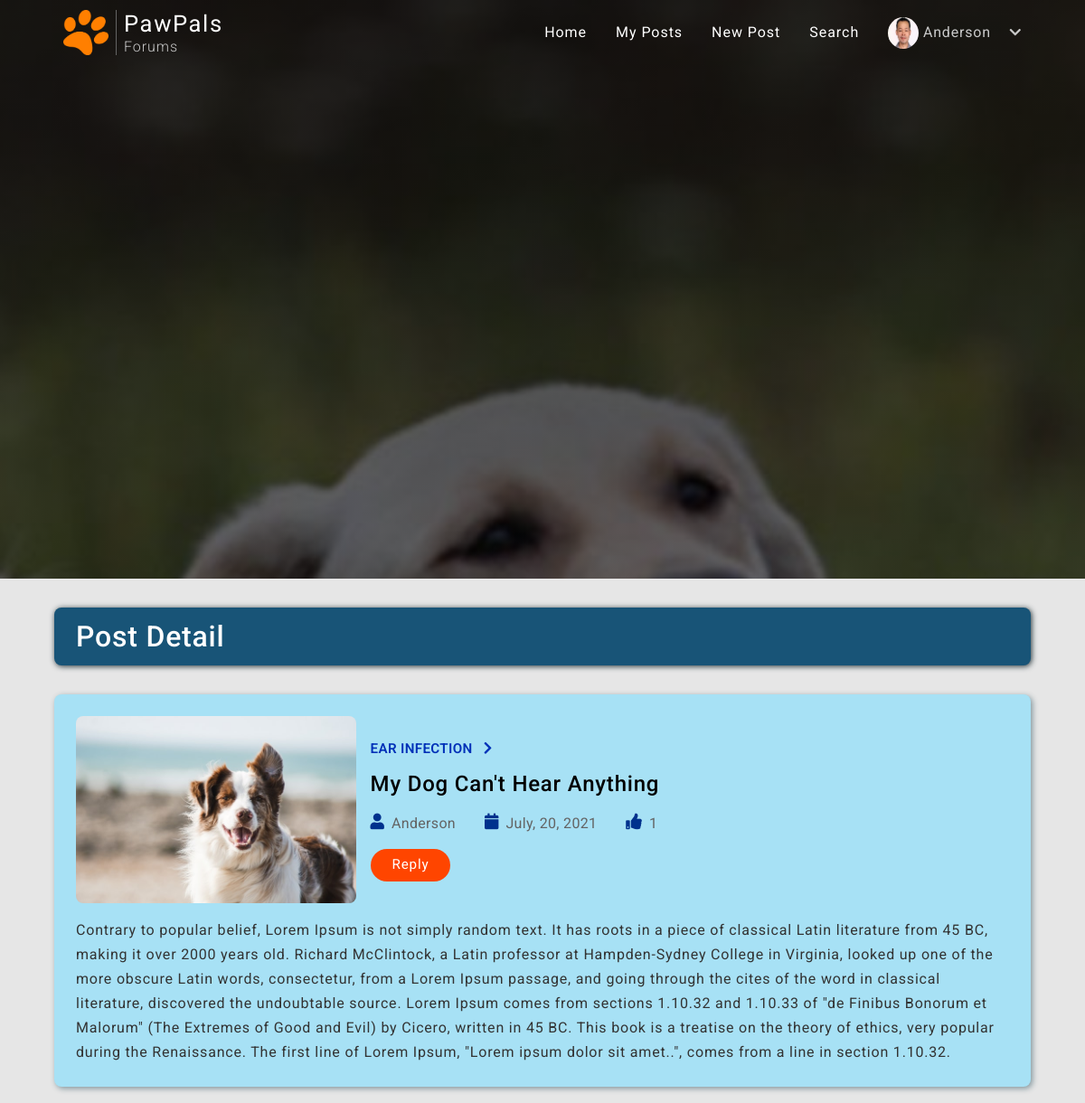
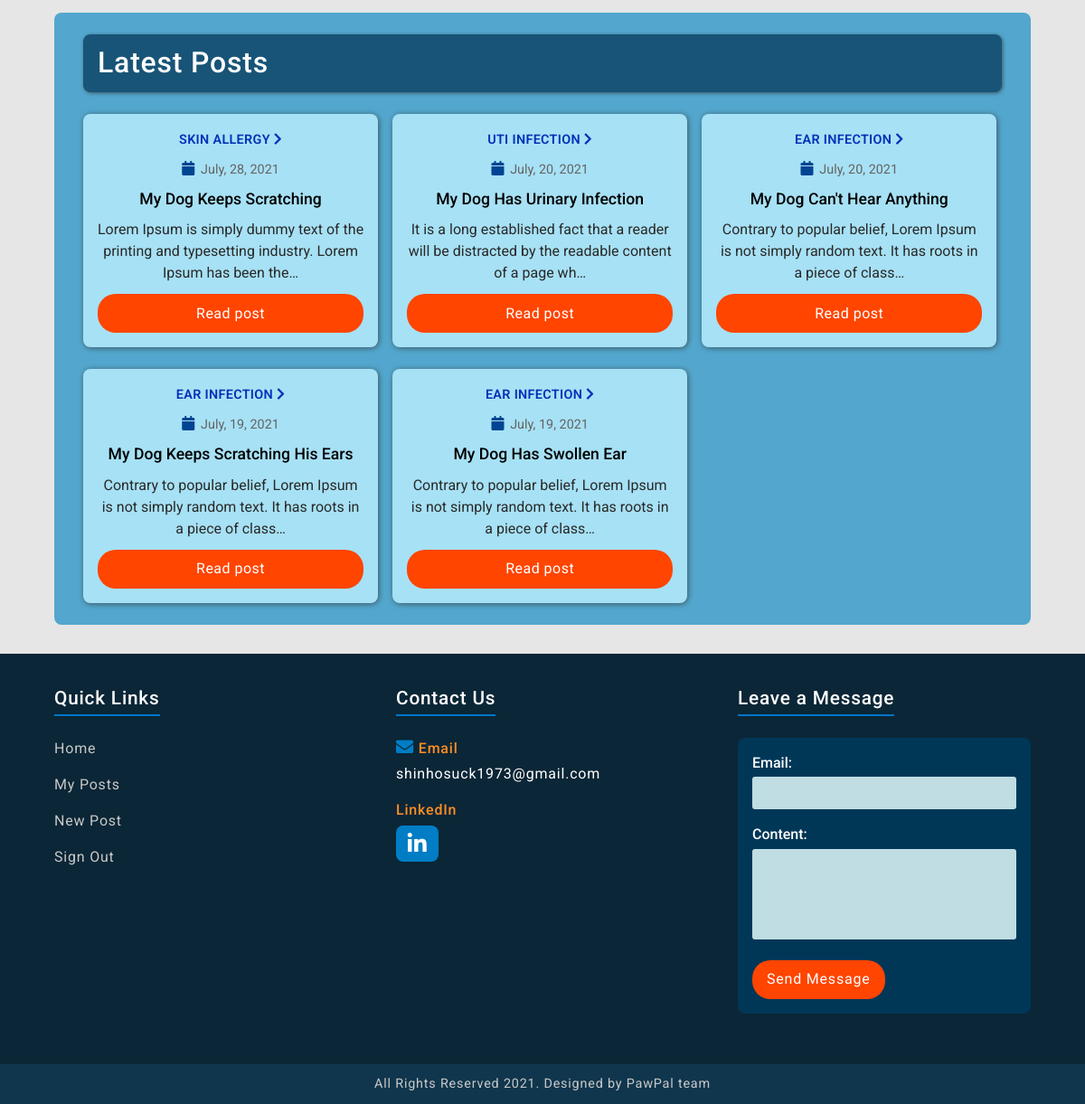
/post/13/detail/ (signed in), run on the app's committed database (2 pictures, top to bottom).
### users/models.py (models this page shows, shortened)
class Profile(models.Model):
    user = models.OneToOneField(User, on_delete=models.CASCADE)
    image = models.ImageField(default="default.png", upload_to="user_images")

### blog/models.py (models this page shows, shortened)
class Post(models.Model):
    topic = models.ForeignKey(Topic, on_delete=models.CASCADE)
    title = models.CharField(max_length=100)
    author = models.ForeignKey(User, on_delete=models.CASCADE)
    post_image = models.ImageField(default="default_post_img.jpg", upload_to="post_images")
    content = models.TextField()
    date_posted = models.DateTimeField(default=timezone.now)
    likes = models.ManyToManyField(User, blank=True, related_name="post_likes")
    class Meta:
        ordering = ["-date_posted"]

class Topic(models.Model):
    name = models.CharField(max_length=50)
    topic_image = models.ImageField(upload_to="topic_images")
    description = models.CharField(max_length=200, blank=True)
    def __str__(self):
        return self.name

### blog/views.py (the view)
# urls.py: path("post/<int:pk>/detail/", post_detail, name="post-detail"),
def post_detail(request, pk):
    all_posts = Post.objects.all()[0:5]
    post = Post.objects.get(pk=pk)
    context = {
        "all_posts": all_posts,
        "post": post
    }
    return render(request, "blog/post_detail.html", context)

### users/forms.py
class ContactUsForm(forms.ModelForm):
    email = forms.EmailField()
    class Meta:
        model = Contact
        fields = ["email", "content"]

### users/context_processors.py (called while the page is built)
def contact_form(request):
    form = ContactUsForm()
    return  {"form": form}

### blog/templates/blog/post_detail.html (shortened to what this page needs)
{% extends "blog/base.html" %}
{% block content %}
<div class="post-detail-row">
    <div class="post-detail-wrapper">
        <div class="post-detail-header-title">
            <h2>Post Detail</h2>
        </div>
        <div class="post-detail-content-wrapper">
            <div class="post-detail-img-container">
                <img src="{{ post.post_image.url }}" alt="">
            </div>
            <div class="post-detail-content">
                <div class="post-detail-topic-link">
                    <a href="{% url 'blog:posts-in-topic' post.topic.pk%}">
                        {{ post.topic }}
                        <i class="fa fa-chevron-right"></i>
                    </a>
                </div>
                <h6 class="post-detail-title">{{ post.title }}</h6>
                <div class="post-detail-text-wrapper">
                    <p class="post-detail-author">
                        <i class="fas fa-user post-detail-user"></i>
                        <span>{{ post.author|truncatechars:8 }}</span>
                    </p>
                    <p class="post-detail-date">
                        <i class="fas fa-calendar post-detail-calendar"></i>
                        <span>{{ post.date_posted|date:"N, d, Y"|truncatechars:14}}</span>
                    </p>
                    <a class="post-detail-date-thumbs" href="{% url 'blog:post-like' post.pk %}">
                        <i class="fas fa-thumbs-up post-detail-thumbs-up"></i>
                        <span class="topic-likes-count">{{ post.likes.count}}</span>
                    </a>
                    {% if user.is_authenticated %}
                        <div class="post-detail-reply">
                            <p>Reply</p>
                        </div>
                    {% else %}
                        <div class="post-detail-reply">
                            <p id="reply" title="Sorry, you must be logged in.">Reply</p>
                        </div>
                    {% endif %}
                </div>
            </div>
            <p class="post-detail-text">{{ post.content }}</p>
        </div>
    </div>
    <div class="post-detail-right-side-container">
        <h5 class="post-detail-latest-post-title-header">Latest Posts</h5>
        <div class="post-detail-latest-post-wrapper">
            {% for post in all_posts %}
            <div class="post-detail-latest-posts">
                <a class="post-detail-latest-post-topic-link" href="{% url 'blog:posts-in-topic' post.topic.pk%}">
                    {{ post.topic }}
                    <i class="fa fa-chevron-right"></i>
                </a>
                <p class="post-detail-latest-post-date">
                    <i class="fas fa-calendar post-detail-topic-calendar-icon"></i>
                    {{ post.date_posted|date:"N, d, Y"}}
                </p>
                <h5 class="post-detail-latest-post-title">{{ post.title }}</h5>
                <p class="post-detail-latest-post-content">{{ post.content|truncatechars:100}}</p>
                <a  class="post-detail-latest-post-detail" href="{% url 'blog:post-detail' post.pk %}">
                    Read post
                </a>
            </div>
            {% endfor %}
        </div>
    </div>
</div>
{% endblock content %}

### blog/templates/blog/base.html (shortened to what this page needs)
{% load static %}
<!DOCTYPE html>
<html lang="en">
<head>
    <link rel="stylesheet" href="https://cdnjs.cloudflare.com/ajax/libs/font-awesome/5.15.1/css/all.min.css"
 />
    <link rel="stylesheet" href="https://cdnjs.cloudflare.com/ajax/libs/font-awesome/5.15.3/css/all.min.css" />
    <link href="https://cdn.jsdelivr.net/npm/bootstrap@5.0.0-beta1/dist/css/bootstrap.min.css" rel="stylesheet">
    <link rel="stylesheet" type="text/css" href="{% static 'blog/main.css' %}">
</head>
<body>
    <header>
        {% block navbar%}
        <nav class="bg-img">
            <div class="navbar-container">
                <div class="brand-name">
                    <a class="brand-link" href="{% url 'blog:home' %}">
                        <img src="{% static 'blog/images/paw.png' %}" alt="">
                        <h5>PawPals<span>Forums</span></h5>
                    </a>
                </div>
                <ul class="links">
                    {% if user.is_authenticated %}
                        {% with request.resolver_match.url_name as url_name %}
                        <li class="link">
                            <a class="{% if url_name == 'home' %} active {% endif %}" href="{% url 'blog:home' %}">Home</a>
                        </li>
                        <li class="link">
                            <a class="{% if url_name == 'my-posts' %} active {% endif %}" href="{% url 'blog:my-posts'  user.pk %}">My Posts</a>
                        </li>
                        <li class="link">
                            <a href="{% url 'blog:create-post' %}">New Post</a>
                        </li>
                        <li class="link">
                            <a id="search" href="#">Search</a>
                        </li>
                        <li class="link">
                            <div class="user-account">
                                <div class="user-profile-img">
                                    <img src="{{ user.profile.image.url }}" alt="">
                                </div>
                                <p class="user-username">{{ user.username }}
                                    <i id="down-arrow" class="fa fa-chevron-down"></i>
                                </p>
                            </div>
                        </li>
                        {% endwith %}
                    {% endif %}
                </ul>
            </div>
        </nav>
        {% endblock navbar%}
    </header>
    <main>
        {% block content %}
        {% endblock content %}
    </main>
    <footer>
        <div class="footer-container">
            <div class="footer-content-wrapper">
                <div class="footer-title">
                    <h6>Quick Links</h6>
                </div>
                <div class="footer-links">
                    {% if user.is_authenticated %}
                        <a href="{% url 'blog:home' %}" class="footer-home">Home</a>
                        <a href="{% url 'blog:my-posts' user.pk %}" class="footer-my-posts">My Posts</a>
                        <a href="{% url 'blog:create-post' %}" class="footer-new-post">New Post</a>
                        <a href="{% url 'users:logout' %}" class="footer-sign-out">Sign Out</a>
                    {% else %}
                        <a href="{% url 'users:login' %}" class="footer-sign-in">Sign In</a>
                        <a href="{% url 'users:register' %}" class="footer-register">Register</a>
                    {% endif %}
                </div>
            </div>
            <div class="footer-content-wrapper">
                <div class="footer-title">
                    <h6>Contact Us</h6>
                </div>
                <div class="footer-contact">
                    <p>
                       <i class="fa fa-envelope"></i>Email
                       <a href="mailto:shinhosuck1973@gmail.com">shinhosuck1973@gmail.com</a>
                    </p>
                    <p>
                        LinkedIn
                        <a class="linkedIn-link" href="https://www.linkedin.com/in/eric-anderson-a6b906214/" target="_blank"><i class="fab fa-linkedin-in"></i></a>
                    </p>
                </div>
            </div>
            <div class="footer-content-wrapper">
                <div class="footer-title">
                    <h6>Leave a Message</h6>
                </div>
                <div class="footer-form">
                    <form class="form-content" action="{% url 'users:contact_us' %}" method="POST">
                        {{ form.as_p }}
                        <button class="contact-submit" type="submit">Send Message</button>
                    </form>
                </div>
            </div>
        </div>
        <div class="footer-rights-reserved">
            <p>All Rights Reserved 2021. Designed by PawPal team</p>
        </div>
    </footer>
</body>
</html>

### blog/templates/blog/base.html (style rules this page uses)
.form-content { margin-top: 1rem; }
p > label { color: rgb(255, 255, 255); font-size: 1rem; font-weight: 500; margin-bottom: 0.2rem; text-align: start !important; }
p > input, textarea { width: 100%; padding: 0.4rem 1rem; outline: none; border: none; background: rgb(191, 221, 226); color: rgb(0, 0, 0); resize: none; border-radius: 3px; }
p > textarea { height: 100px; width: 100%; }

### data on the page
Post: post_image (placeholder picture), topic "EAR INFECTION", title "My Dog Can't Hear Anything", author "Anderson", date_posted "July, 20, 2021", likes.count "1", content "Contrary to popular belief, Lorem Ipsum is not simply random text. It has roots in a piece of classical Latin literature from 45 BC, making it over 2000 years old. Richard McClintock, a Latin professor at Hampden-Sydney College in Virginia, looked up one of the more obscure Latin words, consectetur, from a Lorem Ipsum passage, and going through the cites of the word in classical literature, discovered the undoubtable source. Lorem Ipsum comes from sections 1.10.32 and 1.10.33 of \"de Finibus Bonorum et Malorum\" (The Extremes of Good and Evil) by Cicero, written in 45 BC. This book is a treatise on the theory of ethics, very popular during the Renaissance. The first line of Lorem Ipsum,…", content "Contrary to popular belief, Lorem Ipsum is not simply random text. It has roots in a piece of class…"
Post: topic "SKIN ALLERGY", date_posted "July, 28, 2021", title "My Dog Keeps Scratching", content "Lorem Ipsum is simply dummy text of the printing and typesetting industry. Lorem Ipsum has been the…"
Post: topic "UTI INFECTION", date_posted "July, 20, 2021", title "My Dog Has Urinary Infection", content "It is a long established fact that a reader will be distracted by the readable content of a page wh…"
Post: topic "EAR INFECTION", date_posted "July, 19, 2021", title "My Dog Keeps Scratching His Ears", content "Contrary to popular belief, Lorem Ipsum is not simply random text. It has roots in a piece of class…"
Post: topic "EAR INFECTION", date_posted "July, 19, 2021", title "My Dog Has Swollen Ear", content "Contrary to popular belief, Lorem Ipsum is not simply random text. It has roots in a piece of class…"

### other printed values
{{ user.username }} "Anderson"
